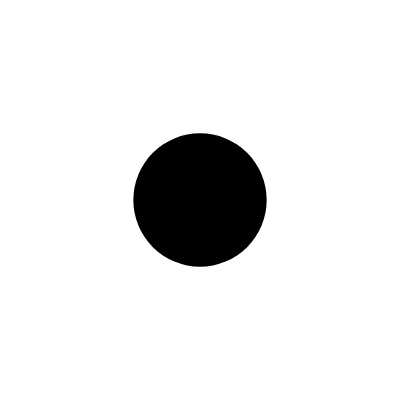
Frame 1 (no input)
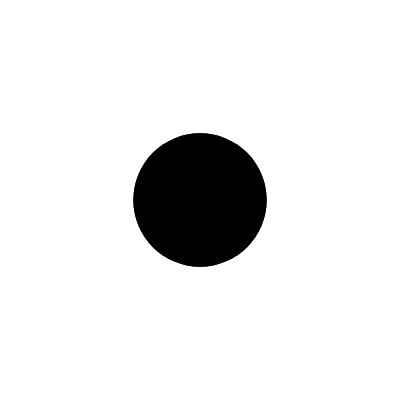
Frame 2 (the mouse pressed at the canvas centre, redrawn once)

The p5.js sketch that drew these frames (run headless with seeded random() and noise() and a simulated clock; the mouse was pressed at the canvas centre and the sketch redrawn once):

// p5.js sketch
// ── sketch.js
function setup() {
  canvasWidth = 400, canvasHeight = 400;
  colors = {
    foreground: '#000',
    background: '#fff'
  }

  createCanvas(canvasWidth, canvasHeight);

  background(colors.background);
  fill(colors.foreground);
  noStroke();
  noLoop();
}

function draw() {
  diameter = canvasHeight / 3;
  ellipse(canvasWidth / 2, canvasHeight / 2, diameter, diameter);
}

// function windowResized() {
//   resizeCanvas(windowWidth, windowHeight);
// }
